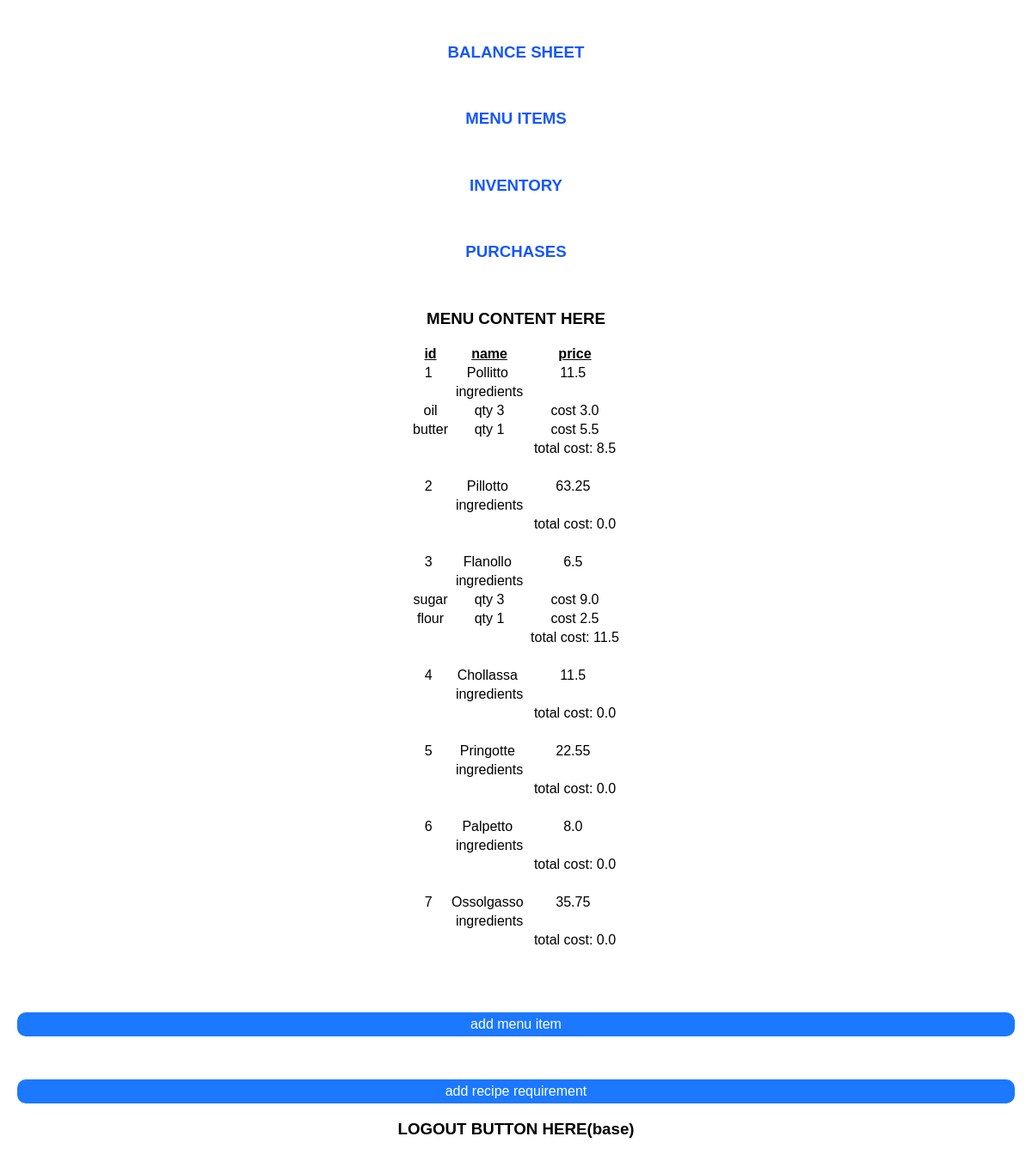
Page /menu on the earlier database version.
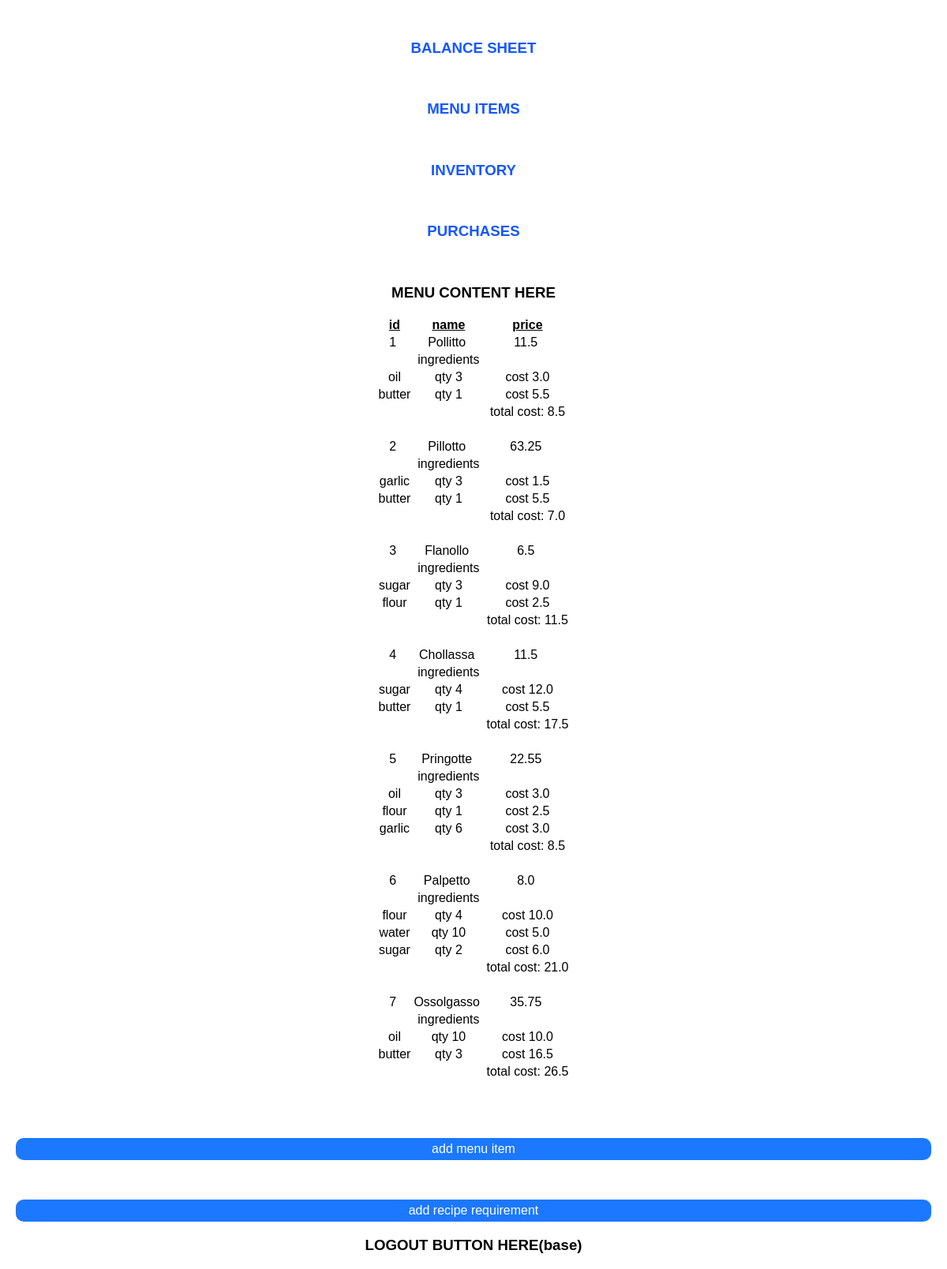
Same page on the later database version.
### inventory/models.py (models this page shows, shortened)
class MenuItem(models.Model):
    title = models.CharField(max_length=20)
    price = models.FloatField(default=11.50)
    def sum_recipe_prices(self):#this totals the ingredient COST of each menu item, not the price.
        theTotalPrice = 0.0
        theListOfIngredients = self.reciperequirement_set.all()
        for ing in theListOfIngredients:
            theTotalPrice += ing.ingredient_cost
        return theTotalPrice

class RecipeRequirement(models.Model):
    menuitem = models.ForeignKey(MenuItem, on_delete=models.CASCADE)
    ingredient = models.ForeignKey(Ingredient, on_delete=models.CASCADE)
    quantity = models.IntegerField(default=1)
    @property#calculate cost of ingredient amount used in recipe
    def ingredient_cost(self):
        return self.ingredient.unitPrice * self.quantity

class Ingredient(models.Model):
    OUNCE = 'oz'
    POUND = 'lb'
    UNIT_CHOICES = [
        (OUNCE,'ounce'),
        (POUND, 'pound')
    ]
    name = models.CharField(max_length=20)
    unit = models.CharField(max_length=2, choices=UNIT_CHOICES, default="oz")
    availableQuantity = models.IntegerField(default=10)
    unitPrice = models.FloatField(default=1.50)

### inventory/views.py (the view)
# urls.py: path('menu', views.Menu.as_view(), name='menu'),
class Menu(ListView):
    model = MenuItem
    template_name = "inventory/menu.html"
    def get_context_data(self):
        context = super().get_context_data()
        context["recreqs"] = RecipeRequirement.objects.all()
        context["menuitems"] = MenuItem.objects.all()
        context["ingredients"] = Ingredient.objects.all()
        return context

### inventory/templates/inventory/menu.html
{% extends './home.html' %}
{% block content %}
{{ block.super }}
<h3>MENU CONTENT HERE</h3>
    <table class="line-table">
        <thead>
  <tr>
    <th>id</th>
    <th>name</th>
    <th>price</th>
  </tr>
</thead>
<tbody>
{% for item in menuitems %}
  <tr>
    <td>{{ item.id }}&nbsp;</td><td>{{ item.title }}&nbsp;</td><td>{{ item.price }}&nbsp;</td>
    <tr>
        <td>&nbsp;</td><td>ingredients</td>
    </tr>
    {% for row in item.reciperequirement_set.all %}
    <tr>
        <td>{{row.ingredient.name}} </td><td>qty {{row.quantity}} </td><td>cost {{ row.ingredient_cost }}</td>
    </tr>
        {% endfor %}
    <tr>
        <td>&nbsp;</td><td>&nbsp;</td><td>total cost: {{ item.sum_recipe_prices }}</td>
    </tr>
    <tr>
        <td>&nbsp;</td>
    </tr>
{% endfor %}
</tbody>
    </table>
    <p>&nbsp;</p>
    <a href="{% url "add_menu_item" %}"
        style="display: inherit; text-align: center; border-radius: 10px; text-decoration: none; color: #FFF; padding: 5px; background-color: #1B78FF;">add menu item</a></td>
<p>&nbsp;</p>
        <a href="{% url "create_recipe" %}"
            style="display: inherit; text-align: center; border-radius: 10px; text-decoration: none; color: #FFF; padding: 5px; background-color: #1B78FF;">add recipe  requirement</a></td>
{% endblock %}

### inventory/templates/inventory/home.html (shortened to what this page needs)
{% extends './base.html' %}
{% block content %}
<nav class="navbar">
<a class="nav-item" href="{% url 'balancesheet' %}"><h3>BALANCE SHEET</h3></a>
<a class="nav-item" href="{% url 'menu' %}"><h3>MENU ITEMS</h3></a>
<a class="nav-item" href="{% url 'inventory' %}"><h3>INVENTORY</h3></a>
<a class="nav-item" href="{% url 'purchases' %}"><h3>PURCHASES</h3></a>
</nav>
{% endblock %}

### inventory/templates/inventory/base.html (shortened to what this page needs)
<!DOCTYPE html>
<html lang="en">
<head>
    {% load static %}
<link rel="stylesheet" type="text/css" href="{% static 'inventory/style.css' %}">
</head>
<body>
    {% block content %}
    {% endblock %}
    <h3>LOGOUT BUTTON HERE(base)</h3>
</body>
</html>

### inventory/static/inventory/style.css (style rules this page uses)
body { font-family: "Oxygen", sans-serif; text-align: center; margin: 0 20px 0 20px; }
.navbar { margin-top: 50px; width: 100%; }
.navbar a { text-decoration: none; padding: 8px 0; color: #1557ff; margin-right: 15px; }
table.line-table { margin-left: auto; margin-right: auto; }
a { text-decoration: none; color: #1557ff; }
thead { text-decoration: underline; }

Differences in the rows shown:
computed for MenuItem "Pillotto": sum_recipe_prices "0.0" → "7.0"
added RecipeRequirement: ingredient.name "garlic", quantity "3", ingredient_cost "1.5", shown under MenuItem "Pillotto"
added RecipeRequirement: ingredient.name "butter", quantity "1", ingredient_cost "5.5", shown under MenuItem "Pillotto"
computed for MenuItem "Chollassa": sum_recipe_prices "0.0" → "17.5"
added RecipeRequirement: ingredient.name "sugar", quantity "4", ingredient_cost "12.0", shown under MenuItem "Chollassa"
added RecipeRequirement: ingredient.name "butter", quantity "1", ingredient_cost "5.5", shown under MenuItem "Chollassa"
computed for MenuItem "Pringotte": sum_recipe_prices "0.0" → "8.5"
added RecipeRequirement: ingredient.name "oil", quantity "3", ingredient_cost "3.0", shown under MenuItem "Pringotte"
added RecipeRequirement: ingredient.name "flour", quantity "1", ingredient_cost "2.5", shown under MenuItem "Pringotte"
added RecipeRequirement: ingredient.name "garlic", quantity "6", ingredient_cost "3.0", shown under MenuItem "Pringotte"
computed for MenuItem "Palpetto": sum_recipe_prices "0.0" → "21.0"
added RecipeRequirement: ingredient.name "flour", quantity "4", ingredient_cost "10.0", shown under MenuItem "Palpetto"
added RecipeRequirement: ingredient.name "water", quantity "10", ingredient_cost "5.0", shown under MenuItem "Palpetto"
added RecipeRequirement: ingredient.name "sugar", quantity "2", ingredient_cost "6.0", shown under MenuItem "Palpetto"
computed for MenuItem "Ossolgasso": sum_recipe_prices "0.0" → "26.5"
added RecipeRequirement: ingredient.name "oil", quantity "10", ingredient_cost "10.0", shown under MenuItem "Ossolgasso"
added RecipeRequirement: ingredient.name "butter", quantity "3", ingredient_cost "16.5", shown under MenuItem "Ossolgasso"
